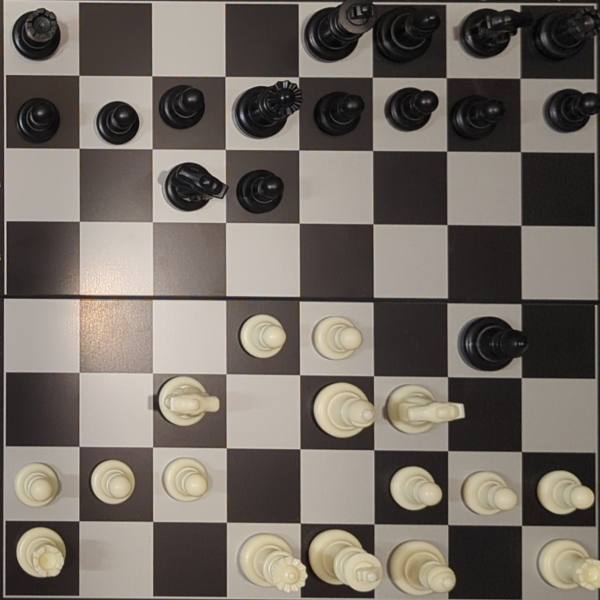
#> input picture LobsterpincerSpectatorForRPi/Test Images/before_0-0-0_by_black.png, 1200 x 1200 px, given in place of video, which was not available (shown at 1/2 size)
$ python capture_and_label_img.py
#> lines starting #> are read from the running program, lines starting #| are printed output that depends on the picture; pictures that were not available may be replaced by others from this repository, and a replacement may not be noted
"""This module is responsible for capturing and labeling images."""


import os

import cv2
import numpy as np
import chess

IMAGE_SOURCE = "http:/10.0.0.45:8080/video"
# IMAGE_SOURCE = "http://35.6.158.92:8080/video"
# IMAGE_SOURCE = "rtsp://192.168.248.88:554/out.h264"
# IMAGE_SOURCE = 0
"""Global variable specifying the image source."""


def start_camera():
    """Start the camera, create the windows, and initialize the slider values.

    :return: Variable `cap` that can be used to capture images with `cap.read()`.
    """
    cap = cv2.VideoCapture(IMAGE_SOURCE)
    cap.set(cv2.CAP_PROP_FRAME_WIDTH, 3264)
    cap.set(cv2.CAP_PROP_FRAME_HEIGHT, 1836)

    cv2.namedWindow("Trackbar window", cv2.WINDOW_NORMAL)

    cv2.createTrackbar("x_TL", "Trackbar window", 0, 1000, lambda x: None)
    cv2.createTrackbar("y_TL", "Trackbar window", 0, 1000, lambda x: None)
    cv2.createTrackbar("x_TR", "Trackbar window", 0, 1000, lambda x: None)
    cv2.createTrackbar("y_TR", "Trackbar window", 0, 1000, lambda x: None)
    cv2.createTrackbar("x_BL", "Trackbar window", 0, 1000, lambda x: None)
    cv2.createTrackbar("y_BL", "Trackbar window", 0, 1000, lambda x: None)
    cv2.createTrackbar("x_BR", "Trackbar window", 0, 1000, lambda x: None)
    cv2.createTrackbar("y_BR", "Trackbar window", 0, 1000, lambda x: None)

    if os.path.isfile("slider_values.npy"):
        slider_values = np.load("slider_values.npy")
#> (reads LobsterpincerSpectatorForRPi/lpspectator/slider_values.npy from the repository)
    else:
        slider_values = np.array([200, 200, 800, 200, 200, 800, 800, 800])
    cv2.setTrackbarPos("x_TL", "Trackbar window", slider_values[0])
    cv2.setTrackbarPos("y_TL", "Trackbar window", slider_values[1])
    cv2.setTrackbarPos("x_TR", "Trackbar window", slider_values[2])
    cv2.setTrackbarPos("y_TR", "Trackbar window", slider_values[3])
    cv2.setTrackbarPos("x_BL", "Trackbar window", slider_values[4])
    cv2.setTrackbarPos("y_BL", "Trackbar window", slider_values[5])
    cv2.setTrackbarPos("x_BR", "Trackbar window", slider_values[6])
    cv2.setTrackbarPos("y_BR", "Trackbar window", slider_values[7])
    return cap


def draw_circles_and_obtain_coordinates(img: np.ndarray):
    """Draw circles on the input image and return the coordinates of them.

    :param img: Input BGR image.

    :return: Eight integers representing the x- and y-coordinates of the circles.
    """
    img_copy = img.copy()

    width = img_copy.shape[1]
    height = img_copy.shape[0]

    x_TL = int(np.round(width * cv2.getTrackbarPos("x_TL", "Trackbar window") / 1000))
    y_TL = int(np.round(height * cv2.getTrackbarPos("y_TL", "Trackbar window") / 1000))
    x_TR = int(np.round(width * cv2.getTrackbarPos("x_TR", "Trackbar window") / 1000))
    y_TR = int(np.round(height * cv2.getTrackbarPos("y_TR", "Trackbar window") / 1000))
    x_BL = int(np.round(width * cv2.getTrackbarPos("x_BL", "Trackbar window") / 1000))
    y_BL = int(np.round(height * cv2.getTrackbarPos("y_BL", "Trackbar window") / 1000))
    x_BR = int(np.round(width * cv2.getTrackbarPos("x_BR", "Trackbar window") / 1000))
    y_BR = int(np.round(height * cv2.getTrackbarPos("y_BR", "Trackbar window") / 1000))
    img_circles = cv2.circle(img_copy, (x_TL, y_TL), 20, (255, 0, 0), -1)
    img_circles = cv2.circle(img_copy, (x_TR, y_TR), 20, (255, 0, 0), -1)
    img_circles = cv2.circle(img_copy, (x_BL, y_BL), 20, (255, 0, 0), -1)
    img_circles = cv2.circle(img_copy, (x_BR, y_BR), 20, (255, 0, 0), -1)
    img_circles_resized = cv2.resize(img_circles, (0, 0), fx=0.2, fy=0.2)
    cv2.imshow("Input image", img_circles_resized)

    return x_TL, y_TL, x_TR, y_TR, x_BL, y_BL, x_BR, y_BR


def perspective_transform(
    img: np.ndarray,
    x_TL: int,
    y_TL: int,
    x_TR: int,
    y_TR: int,
    x_BL: int,
    y_BL: int,
    x_BR: int,
    y_BR: int,
    window_name="Perspective-transformed image",
):
    """Perform a perspective transform on the input image.

    :param img: Input BGR image.

    :param x_TL: X-coordinate of the top-left corner.

    :param y_TL: Y-coordinate of the top-left corner.

    :param x_TR: X-coordinate of the top-right corner.

    :param y_TR: Y-coordinate of the top-right corner.

    :param x_BL: X-coordinate of the bottom-left corner.

    :param y_BL: Y-coordinate of the bottom-left corner.

    :param x_BR: X-coordinate of the bottom-right corner.

    :param y_BR: Y-coordinate of the bottom-right corner.

    :param window_name: Name of the window showing the perspective-transformed image.

    :return: Perspective-transformed BGR image.
    """
    pts1 = np.float32([[x_TL, y_TL], [x_TR, y_TR], [x_BL, y_BL], [x_BR, y_BR]])
    pts2 = np.float32([[0, 0], [1199, 0], [0, 1199], [1199, 1199]])
    M = cv2.getPerspectiveTransform(pts1, pts2)
    img_perspective_transformed = cv2.warpPerspective(img, M, (1200, 1200))
    img_perspective_transformed_resized = cv2.resize(
        img_perspective_transformed, (400, 400)
    )
    cv2.imshow(window_name, img_perspective_transformed_resized)

    return img_perspective_transformed


def visualize_slider_values_and_get_transformed_img(
    img: np.array, window_name="Perspective-transformed image"
):
    """Visualize the slider values and obtain the perspective-transformed image.

    This function draws blue circles on the input image to visualize the slider values
    and returns the perspective-transformed BGR image.

    :param img: Input BGR image.

    :param window_name: Name of the window showing the perspective-transformed image.

    :return: Perspective-transformed BGR image.
    """
    (
        x_TL,
        y_TL,
        x_TR,
        y_TR,
        x_BL,
        y_BL,
        x_BR,
        y_BR,
    ) = draw_circles_and_obtain_coordinates(img)

    return perspective_transform(
        img, x_TL, y_TL, x_TR, y_TR, x_BL, y_BL, x_BR, y_BR, window_name
    )


def save_slider_values():
    """Save the slider values."""
    slider_values = np.int16([cv2.getTrackbarPos("x_TL", "Trackbar window")])
    slider_values = np.append(
        slider_values, cv2.getTrackbarPos("y_TL", "Trackbar window")
    )
    slider_values = np.append(
        slider_values, cv2.getTrackbarPos("x_TR", "Trackbar window")
    )
    slider_values = np.append(
        slider_values, cv2.getTrackbarPos("y_TR", "Trackbar window")
    )
    slider_values = np.append(
        slider_values, cv2.getTrackbarPos("x_BL", "Trackbar window")
    )
    slider_values = np.append(
        slider_values, cv2.getTrackbarPos("y_BL", "Trackbar window")
    )
    slider_values = np.append(
        slider_values, cv2.getTrackbarPos("x_BR", "Trackbar window")
    )
    slider_values = np.append(
        slider_values, cv2.getTrackbarPos("y_BR", "Trackbar window")
    )

    np.save("slider_values.npy", slider_values)


def convert_board_to_filename(board: chess.Board):
    """Convert a board position to its corresponding filename.

    :param board: Board position.

    :return board_str: Corresponding filename (including the ".png" extension).
    """
    board_str = board.board_fen()
    board_str = board_str.replace("8", "11111111")
    board_str = board_str.replace("7", "1111111")
    board_str = board_str.replace("6", "111111")
    board_str = board_str.replace("5", "11111")
    board_str = board_str.replace("4", "1111")
    board_str = board_str.replace("3", "111")
    board_str = board_str.replace("2", "11")
    board_str = board_str.replace("/", "-")
    board_str = board_str + ".png"
    return board_str


if __name__ == "__main__":
    import time
    import os
    import sys

    if not os.path.exists("Captured Images"):
        os.makedirs("Captured Images")

    print("Initializing the camera...")
    cap = start_camera()
    _, previous_img = cap.read()
#> previous_img is the input picture: shape (1200, 1200, 3); mean B, G, R 100.3, 107.9, 115.6
    if previous_img is None:
        print("Failed to initialize the camera")
        print("Please edit the `IMAGE_SOURCE` variable and rerun the program")
        sys.exit()
    print("Initialization complete!")

    if not os.path.exists("game_to_be_played.pgn"):  # Display the LED and LCD
        count = 0
        _, previous_img = cap.read()
        last_time_of_img_capture = time.time()
        while True:
            if (
                time.time() - last_time_of_img_capture < 1
            ):  # This means we capture 1 image per second
                img = previous_img
            else:
                _, img = cap.read()
                if img is None:
                    continue
                last_time_of_img_capture = time.time()

            img_perspective_transformed = (
                visualize_slider_values_and_get_transformed_img(
                    img, "LED lights and LCD screen"
                )
            )
#> in draw_circles_and_obtain_coordinates, `img_circles = cv2.circle(img_copy, (x_BR, y_BR), 20, (255, 0, 0), -1)`:
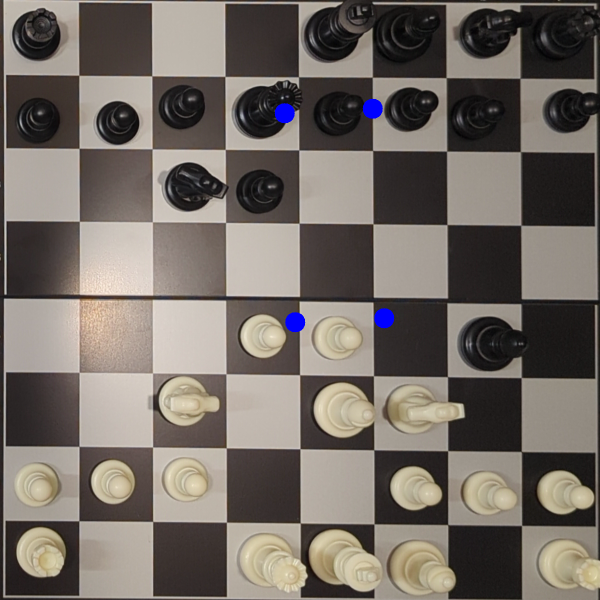
#> img_circles: shape (1200, 1200, 3) (shown at 1/2 size); mean B, G, R 100.9, 107.6, 115.3
#> in draw_circles_and_obtain_coordinates, `img_circles_resized = cv2.resize(img_circles, (0, 0), fx=0.2, fy=0.2)`:
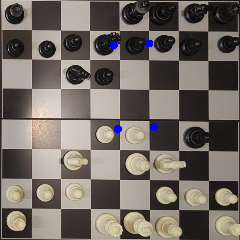
#> img_circles_resized: shape (240, 240, 3); mean B, G, R 100.8, 107.5, 115.2
#> in visualize_slider_values_and_get_transformed_img, `( x_TL, y_TL, x_TR, y_TR, x_BL, y_BL, x_BR, y_BR, ) = draw_circles_and..`: x_TL = 745; y_TL = 217; x_TR = 768; y_TR = 636; x_BL = 569; y_BL = 226; x_BR = 590; y_BR = 644
#> in perspective_transform, `pts1 = np.float32([[x_TL, y_TL], [x_TR, y_TR], [x_BL, y_BL], [x_BR, y_..`: pts1 = [[745, 217], [768, 636], [569, 226], [590, 644]]
#> in perspective_transform, `M = cv2.getPerspectiveTransform(pts1, pts2)`: M = [[0.15, 2.94, -749.1], [-6.9, 0.379, 5055.7], [1.63e-05, 2.59e-05, 1]]
#> in perspective_transform, `img_perspective_transformed = cv2.warpPerspective(img, M, (1200, 1200))`:
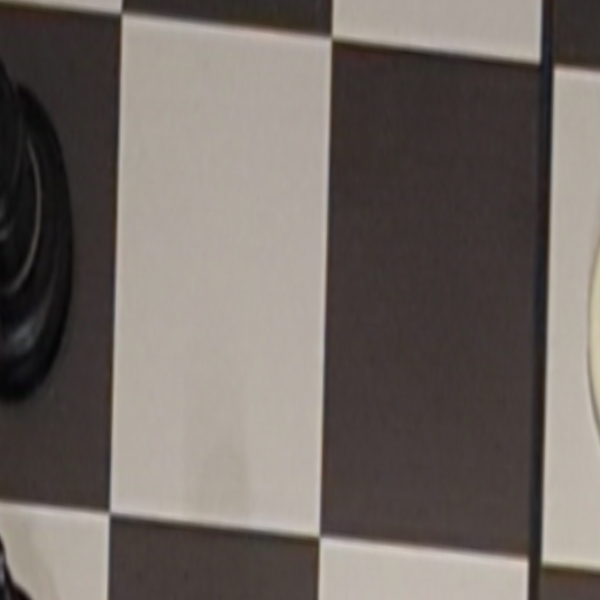
#> img_perspective_transformed: shape (1200, 1200, 3) (shown at 1/2 size); mean B, G, R 99.3, 104.6, 112.2
#> in perspective_transform, `img_perspective_transformed_resized = cv2.resize( img_perspective_tran..`:
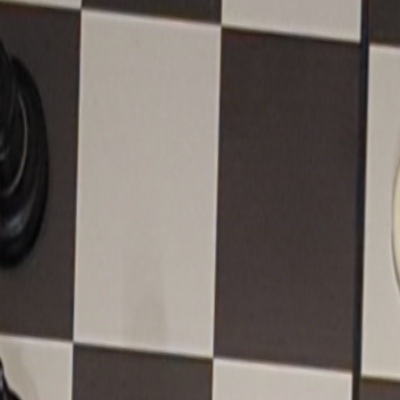
#> img_perspective_transformed_resized: shape (400, 400, 3); mean B, G, R 99.3, 104.6, 112.2

            pressed_key = cv2.waitKey(1)
#> (key q is pressed here)
            if pressed_key == ord("c"):
                cv2.imwrite(f"Captured Images/{count}.png", img_perspective_transformed)
                count += 1
            if pressed_key == ord("q"):
                save_slider_values()
                cv2.destroyAllWindows()
                break

            previous_img = img

    else:  # Capture and label images
        import chess.pgn
        from visualize_fen import generate_fen_image, add_next_move_to_plot

        with open("game_to_be_played.pgn") as pgn:
            game = chess.pgn.read_game(pgn)
        board = game.board()
        moves = [move for move in game.mainline_moves()]

        count = 0
        fen_image = generate_fen_image(board.board_fen())
        fen_image = add_next_move_to_plot(board.san(moves[count]), fen_image)
        cv2.imshow("Current position", cv2.cvtColor(fen_image, cv2.COLOR_RGB2BGR))
        cv2.waitKey(200)

        print(
            "\nTune the slider values in the trackbar window until the perspective-transformed image contains precisely the 64 squares of the chessboard"
        )

        print("\nThen use the 'Current position' window to collect labeled image data")

        _, previous_img = cap.read()
        last_time_of_img_capture = time.time()
        while True:
            if (
                time.time() - last_time_of_img_capture < 1
            ):  # This means we capture 1 image per second
                img = previous_img
            else:
                _, img = cap.read()
                if img is None:
                    continue
                last_time_of_img_capture = time.time()

            img_perspective_transformed = (
                visualize_slider_values_and_get_transformed_img(img)
            )

            pressed_key = cv2.waitKey(1)
            if pressed_key == ord("c"):
                save_slider_values()
                board.push(moves[count])
                cv2.imwrite(
                    f"Captured Images/{convert_board_to_filename(board)}",
                    img_perspective_transformed,
                )
                count += 1
                if count < len(moves):
                    fen_image = generate_fen_image(board.board_fen())
                    fen_image = add_next_move_to_plot(
                        board.san(moves[count]), fen_image
                    )
                    cv2.imshow(
                        "Current position", cv2.cvtColor(fen_image, cv2.COLOR_RGB2BGR)
                    )
                    cv2.waitKey(1)
                else:
                    save_slider_values()
                    cv2.destroyAllWindows()
                    print(
                        "\nCongrats! You have completed the data collection for the provided game!"
                    )
                    print("The labeled image data are in the 'Captured Images' folder")
                    break

            if pressed_key == ord("q"):
                save_slider_values()
                cv2.destroyAllWindows()
                break

            previous_img = img
